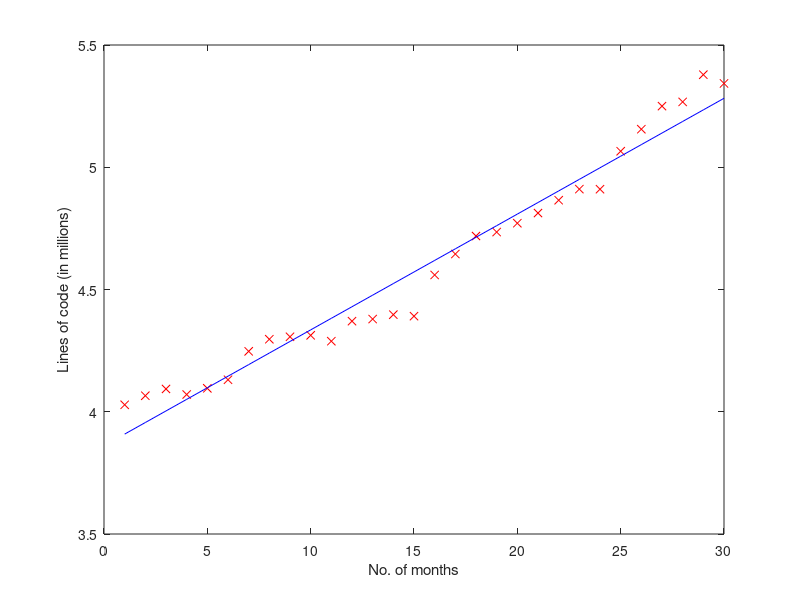
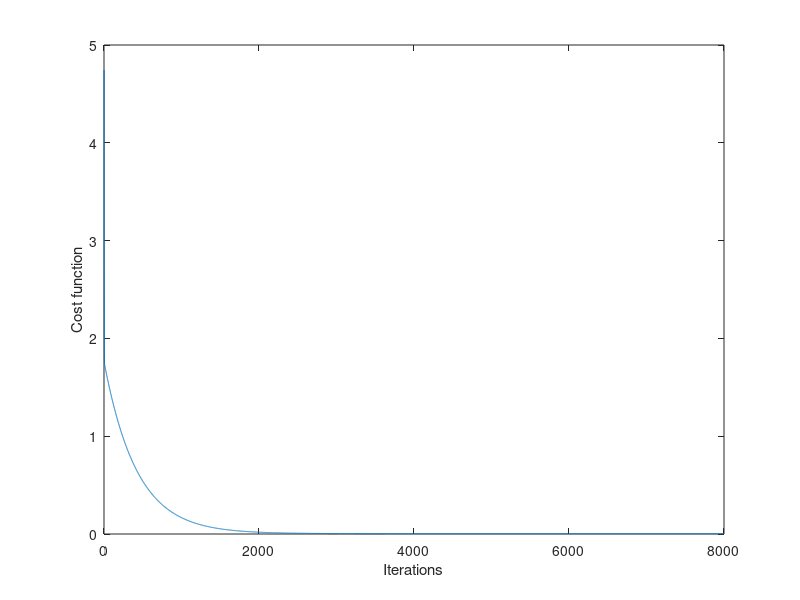

The MATLAB script that drew these images, in order:
%
%   Copyright (c) 2012, Raghu Kaippully
%   All rights reserved.
%   
%   Redistribution and use in source and binary forms, with or without
%   modification, are permitted provided that the following conditions are met:
%       * Redistributions of source code must retain the above copyright
%         notice, this list of conditions and the following disclaimer.
%       * Redistributions in binary form must reproduce the above copyright
%         notice, this list of conditions and the following disclaimer in the
%         documentation and/or other materials provided with the distribution.
%       * Neither the name of the <organization> nor the
%         names of its contributors may be used to endorse or promote products
%         derived from this software without specific prior written permission.
%   
%   THIS SOFTWARE IS PROVIDED BY THE COPYRIGHT HOLDERS AND CONTRIBUTORS "AS IS" AND
%   ANY EXPRESS OR IMPLIED WARRANTIES, INCLUDING, BUT NOT LIMITED TO, THE IMPLIED
%   WARRANTIES OF MERCHANTABILITY AND FITNESS FOR A PARTICULAR PURPOSE ARE
%   DISCLAIMED. IN NO EVENT SHALL <COPYRIGHT HOLDER> BE LIABLE FOR ANY
%   DIRECT, INDIRECT, INCIDENTAL, SPECIAL, EXEMPLARY, OR CONSEQUENTIAL DAMAGES
%   (INCLUDING, BUT NOT LIMITED TO, PROCUREMENT OF SUBSTITUTE GOODS OR SERVICES;
%   LOSS OF USE, DATA, OR PROFITS; OR BUSINESS INTERRUPTION) HOWEVER CAUSED AND
%   ON ANY THEORY OF LIABILITY, WHETHER IN CONTRACT, STRICT LIABILITY, OR TORT
%   (INCLUDING NEGLIGENCE OR OTHERWISE) ARISING IN ANY WAY OUT OF THE USE OF THIS
%   SOFTWARE, EVEN IF ADVISED OF THE POSSIBILITY OF SUCH DAMAGE.
%

%{
    Linear regression - Gradient Descent

    http://mach-learn.blogspot.in/

    This program performs a linear regression using gradient descent.
%}

%{
    This is the feature matrix X representing the number of months since June 2008.
    We have data for 30 months, so X contains numbers 1 to 30. X is a 30x1 matrix.
    Each row in the matrix represents one training sample.
%}
X = (1:30)';

%{
    Y contains the lines of code in millions in Mozilla Firefox project from June 2008
    to November 2010 (30 months). Y is a 30x1 matrix.
%}
Y = [
4.028506;
4.065591;
4.093264;
4.070544;
4.095775;
4.130883;
4.247049;
4.296544;
4.306611;
4.312506;
4.288533;
4.370491;
4.379101;
4.397162;
4.390944;
4.559444;
4.645135;
4.718766;
4.734918;
4.771165;
4.812666;
4.865136;
4.910578;
4.910224;
5.065474;
5.155591;
5.249963;
5.267284;
5.378627;
5.342854;
];

%{
    Plot the data in a graph
%}
fprintf('Plotting the training data set...\n');
plot(X, Y, 'rx');
xlabel('No. of months');
ylabel('Lines of code (in millions)');
hold on;

%{
    Add x0 as the first column to X. x0 = 1 for all training samples.
%}
m = size(X, 1);         % m is the number of training examples - size of X along the first dimension
X = [ones(m, 1), X];    % add a column of ones to X
n = size(X, 2);         % n is the number of features - size of X along the second dimension

%{
    Initialize theta0 and theta1 to zeros
%}
theta = zeros(n, 1);

%{
    And these are our gradient descent settings
%}
iterations = 8000;
alpha = 0.005;

%{
    Run gradient descent
%}
fprintf('Running gradient descent...\n');
cost = zeros(iterations, 1);
for iter = 1:iterations
    fprintf('\rStep %d of %d', iter, iterations);

    % First compute the value of h(theta) at the current value of theta
    hypotheses = X*theta;
    
    %{
        Find the step size by computing the gradient at this point. This computes
        (h(X) - Y) * X. Here step is an mxn matrix.
    %}
    step = bsxfun(@times, X, (hypotheses - Y));

    % Take a step: theta = theta - alpha * (1/m) * step
    theta = theta - alpha * mean(step)';

    % Save the cost function at each step
    cost(iter) = (X*theta - Y)'*(X*theta - Y)/(2*m);
end

fprintf('\ntheta(0) = %f, theta(1) = %f.\n', theta(1), theta(2));

%{
    Plot the linear fit using theta
%}
plot(X(:, 2), X*theta, 'b');

%{
    Plot the cost as a function of iterations
%}
figure(2);
plot(cost);
xlabel('Iterations');
ylabel('Cost function');

%{
    Now let's do some predictions
%}
fprintf('Predicted number of lines of code in:\n');
fprintf('\tDecember 2010:  %d\n', [1 31]*theta*1000000);
fprintf('\tJanuary 2011:  %d\n', [1 32]*theta*1000000);
